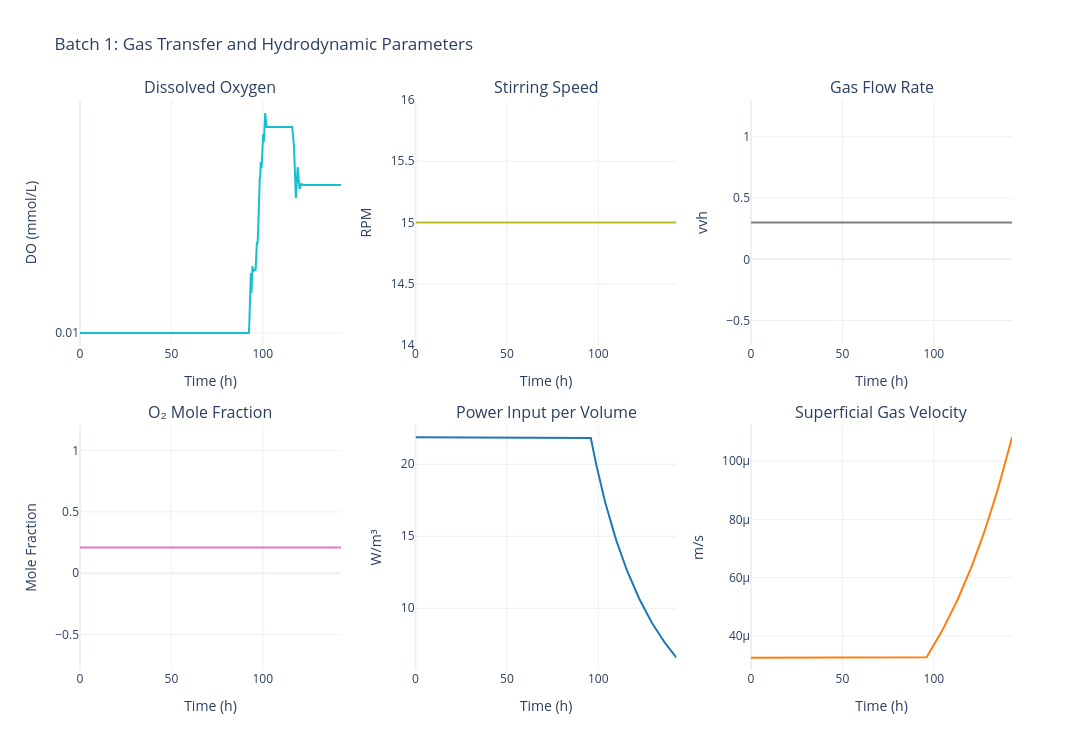

The notebook cell this image was saved under:
### Markdown cell above
## 3. Plot Gas Transfer Parameters

Visualize all gas transfer control parameters in a 4-panel figure.

### Code cell
# Plot gas transfer parameters for batch 1
fig_gas = plot_batch_gas_transfer(sim, batch_number=1)
fig_gas.show()

# Alternative: using the data object method
# fig_gas = sim.data.batches[0].plot_gas_transfer()
# fig_gas.show()

### Figure 1 — Plotly figure (JSON) as saved in the notebook; plotly's stock layout.template omitted (floating-point values rounded to 4 significant figures; data arrays with more than 128 entries replaced by an {"elided": "..."} marker saying what was removed)
{"data": [{"hovertemplate": "Time: %{x:.1f} h<br>DO: %{y:.3f} mmol/L<extra></extra>", "line": {"color": "#17becf", "width": 2}, "mode": "lines", "name": "Dissolved O₂", "type": "scatter", "x": {"elided": "217 float values"}, "xaxis": "x", "y": {"elided": "217 float values"}, "yaxis": "y"}, {"hovertemplate": "Time: %{x:.1f} h<br>N: %{y:.1f} rpm<extra></extra>", "line": {"color": "#bcbd22", "width": 2}, "mode": "lines", "name": "Stirring Speed", "type": "scatter", "x": {"elided": "217 float values"}, "xaxis": "x2", "y": {"elided": "217 float values"}, "yaxis": "y2"}, {"hovertemplate": "Time: %{x:.1f} h<br>Fg: %{y:.3f} vvh<extra></extra>", "line": {"color": "#7f7f7f", "width": 2}, "mode": "lines", "name": "Gas Flow Rate", "type": "scatter", "x": {"elided": "217 float values"}, "xaxis": "x3", "y": {"elided": "217 float values"}, "yaxis": "y3"}, {"hovertemplate": "Time: %{x:.1f} h<br>y_O₂: %{y:.3f}<extra></extra>", "line": {"color": "#e377c2", "width": 2}, "mode": "lines", "name": "y_O₂", "type": "scatter", "x": {"elided": "217 float values"}, "xaxis": "x4", "y": {"elided": "217 float values"}, "yaxis": "y4"}, {"hovertemplate": "Time: %{x:.1f} h<br>P/V: %{y:.2f} W/m³<extra></extra>", "line": {"color": "#1f77b4", "width": 2}, "mode": "lines", "name": "P/V", "type": "scatter", "x": {"elided": "217 float values"}, "xaxis": "x5", "y": {"elided": "217 float values"}, "yaxis": "y5"}, {"hovertemplate": "Time: %{x:.1f} h<br>vₛ: %{y:.5f} m/s<extra></extra>", "line": {"color": "#ff7f0e", "width": 2}, "mode": "lines", "name": "vₛ", "type": "scatter", "x": {"elided": "217 float values"}, "xaxis": "x6", "y": {"elided": "217 float values"}, "yaxis": "y6"}], "layout": {"annotations": [{"font": {"size": 16}, "showarrow": false, "text": "Dissolved Oxygen", "x": 0.14, "xanchor": "center", "xref": "paper", "y": 1, "yanchor": "bottom", "yref": "paper"}, {"font": {"size": 16}, "showarrow": false, "text": "Stirring Speed", "x": 0.5, "xanchor": "center", "xref": "paper", "y": 1, "yanchor": "bottom", "yref": "paper"}, {"font": {"size": 16}, "showarrow": false, "text": "Gas Flow Rate", "x": 0.86, "xanchor": "center", "xref": "paper", "y": 1, "yanchor": "bottom", "yref": "paper"}, {"font": {"size": 16}, "showarrow": false, "text": "O₂ Mole Fraction", "x": 0.14, "xanchor": "center", "xref": "paper", "y": 0.43, "yanchor": "bottom", "yref": "paper"}, {"font": {"size": 16}, "showarrow": false, "text": "Power Input per Volume", "x": 0.5, "xanchor": "center", "xref": "paper", "y": 0.43, "yanchor": "bottom", "yref": "paper"}, {"font": {"size": 16}, "showarrow": false, "text": "Superficial Gas Velocity", "x": 0.86, "xanchor": "center", "xref": "paper", "y": 0.43, "yanchor": "bottom", "yref": "paper"}], "font": {"size": 12}, "height": 750, "showlegend": false, "title": {"text": "Batch 1: Gas Transfer and Hydrodynamic Parameters"}, "width": 1400, "xaxis": {"anchor": "y", "domain": [0, 0.28], "title": {"text": "Time (h)"}}, "xaxis2": {"anchor": "y2", "domain": [0.36, 0.64], "title": {"text": "Time (h)"}}, "xaxis3": {"anchor": "y3", "domain": [0.72, 1], "title": {"text": "Time (h)"}}, "xaxis4": {"anchor": "y4", "domain": [0, 0.28], "title": {"text": "Time (h)"}}, "xaxis5": {"anchor": "y5", "domain": [0.36, 0.64], "title": {"text": "Time (h)"}}, "xaxis6": {"anchor": "y6", "domain": [0.72, 1], "title": {"text": "Time (h)"}}, "yaxis": {"anchor": "x", "domain": [0.57, 1], "title": {"text": "DO (mmol/L)"}}, "yaxis2": {"anchor": "x2", "domain": [0.57, 1], "title": {"text": "RPM"}}, "yaxis3": {"anchor": "x3", "domain": [0.57, 1], "title": {"text": "vvh"}}, "yaxis4": {"anchor": "x4", "domain": [0, 0.43], "title": {"text": "Mole Fraction"}}, "yaxis5": {"anchor": "x5", "domain": [0, 0.43], "title": {"text": "W/m³"}}, "yaxis6": {"anchor": "x6", "domain": [0, 0.43], "title": {"text": "m/s"}}}}
